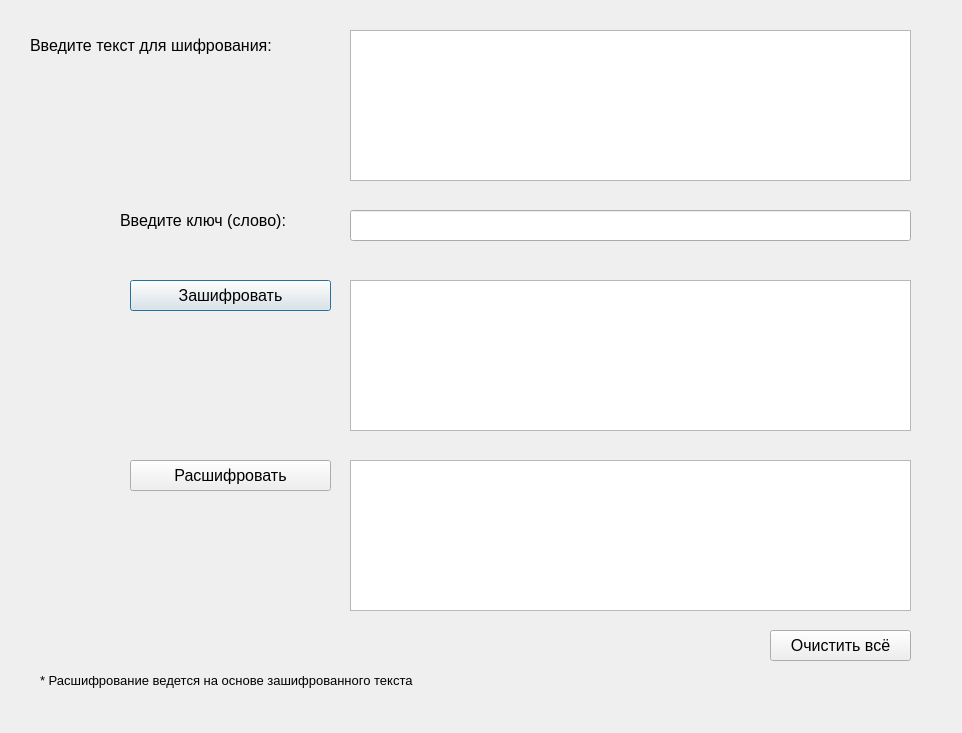
<?xml version="1.0" encoding="UTF-8"?>
<ui version="4.0">
 <class>Dialog11</class>
 <widget class="QDialog" name="Dialog11">
  <property name="geometry">
   <rect>
    <x>0</x>
    <y>0</y>
    <width>962</width>
    <height>733</height>
   </rect>
  </property>
  <property name="minimumSize">
   <size>
    <width>962</width>
    <height>733</height>
   </size>
  </property>
  <property name="maximumSize">
   <size>
    <width>962</width>
    <height>733</height>
   </size>
  </property>
  <property name="windowTitle">
   <string>Шифр Хилла</string>
  </property>
  <widget class="QPlainTextEdit" name="slova">
   <property name="geometry">
    <rect>
     <x>350</x>
     <y>30</y>
     <width>561</width>
     <height>151</height>
    </rect>
   </property>
   <property name="font">
    <font>
     <family>Arial</family>
     <pointsize>12</pointsize>
    </font>
   </property>
  </widget>
  <widget class="QLineEdit" name="key">
   <property name="geometry">
    <rect>
     <x>350</x>
     <y>210</y>
     <width>561</width>
     <height>31</height>
    </rect>
   </property>
   <property name="font">
    <font>
     <family>Arial</family>
     <pointsize>12</pointsize>
    </font>
   </property>
  </widget>
  <widget class="QPlainTextEdit" name="rez_decr">
   <property name="geometry">
    <rect>
     <x>350</x>
     <y>460</y>
     <width>561</width>
     <height>151</height>
    </rect>
   </property>
   <property name="font">
    <font>
     <family>Arial</family>
     <pointsize>12</pointsize>
    </font>
   </property>
   <property name="readOnly">
    <bool>true</bool>
   </property>
  </widget>
  <widget class="QPushButton" name="but_encr">
   <property name="geometry">
    <rect>
     <x>130</x>
     <y>280</y>
     <width>201</width>
     <height>31</height>
    </rect>
   </property>
   <property name="font">
    <font>
     <family>Arial</family>
     <pointsize>12</pointsize>
    </font>
   </property>
   <property name="text">
    <string>Зашифровать</string>
   </property>
  </widget>
  <widget class="QPlainTextEdit" name="rez_encr">
   <property name="enabled">
    <bool>true</bool>
   </property>
   <property name="geometry">
    <rect>
     <x>350</x>
     <y>280</y>
     <width>561</width>
     <height>151</height>
    </rect>
   </property>
   <property name="font">
    <font>
     <family>Arial</family>
     <pointsize>12</pointsize>
    </font>
   </property>
   <property name="readOnly">
    <bool>true</bool>
   </property>
  </widget>
  <widget class="QPushButton" name="but_clear">
   <property name="geometry">
    <rect>
     <x>770</x>
     <y>630</y>
     <width>141</width>
     <height>31</height>
    </rect>
   </property>
   <property name="font">
    <font>
     <family>Arial</family>
     <pointsize>12</pointsize>
    </font>
   </property>
   <property name="text">
    <string>Очистить всё</string>
   </property>
  </widget>
  <widget class="QLabel" name="label_2">
   <property name="geometry">
    <rect>
     <x>30</x>
     <y>30</y>
     <width>301</width>
     <height>31</height>
    </rect>
   </property>
   <property name="font">
    <font>
     <family>Arial</family>
     <pointsize>12</pointsize>
    </font>
   </property>
   <property name="text">
    <string>Введите текст для шифрования:</string>
   </property>
  </widget>
  <widget class="QLabel" name="label_3">
   <property name="geometry">
    <rect>
     <x>40</x>
     <y>660</y>
     <width>481</width>
     <height>41</height>
    </rect>
   </property>
   <property name="font">
    <font>
     <family>Arial</family>
     <pointsize>10</pointsize>
    </font>
   </property>
   <property name="text">
    <string>* Расшифрование ведется на основе зашифрованного текста</string>
   </property>
  </widget>
  <widget class="QPushButton" name="but_decr">
   <property name="geometry">
    <rect>
     <x>130</x>
     <y>460</y>
     <width>201</width>
     <height>31</height>
    </rect>
   </property>
   <property name="font">
    <font>
     <family>Arial</family>
     <pointsize>12</pointsize>
    </font>
   </property>
   <property name="text">
    <string>Расшифровать</string>
   </property>
  </widget>
  <widget class="QLabel" name="label">
   <property name="geometry">
    <rect>
     <x>120</x>
     <y>200</y>
     <width>211</width>
     <height>41</height>
    </rect>
   </property>
   <property name="font">
    <font>
     <family>Arial</family>
     <pointsize>12</pointsize>
    </font>
   </property>
   <property name="text">
    <string>Введите ключ (слово):</string>
   </property>
  </widget>
 </widget>
 <resources/>
 <connections/>
</ui>
